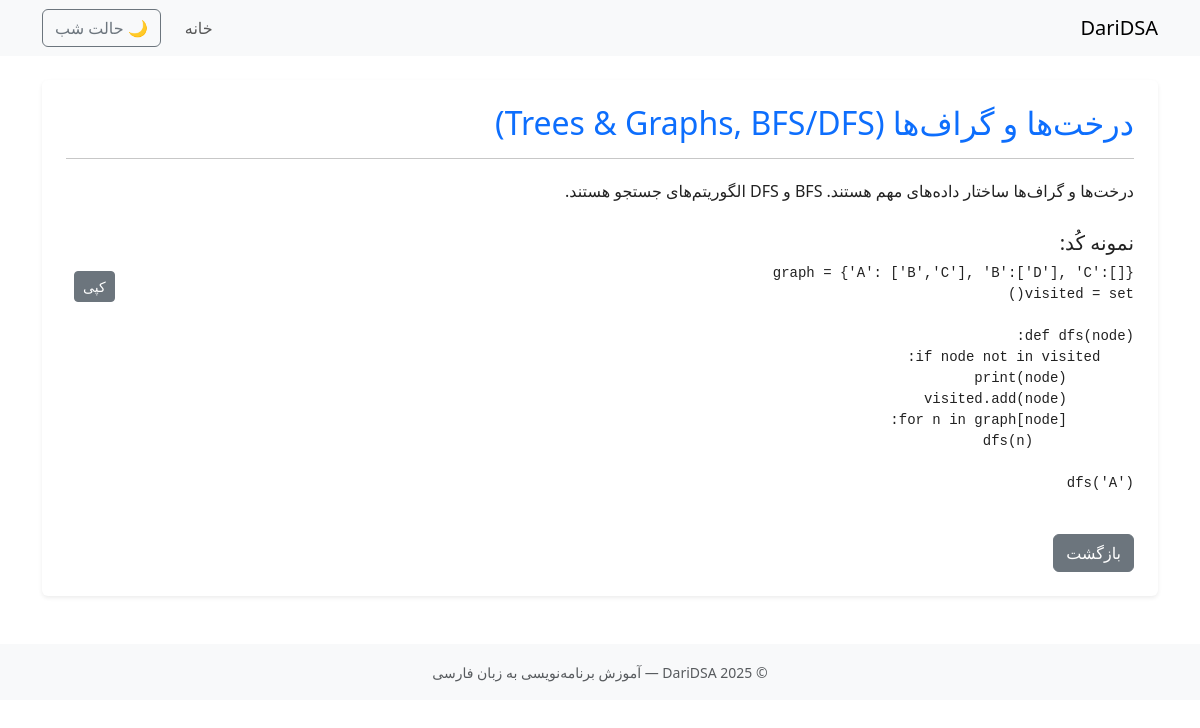
Screenshot of /trees-and-graphs/ with the database file from the repository.
### lessons/models.py (models this page shows, shortened)
class Lesson(models.Model):
    CATEGORY_CHOICES = [
        ('basics', 'مبانی'),
        ('data_structures', 'ساختارهای داده'),
        ('algorithms', 'الگوریتم‌ها'),
        ('interviews', 'مصاحبه‌ها'),
        ('other', 'سایر'),
    ]
    title = models.CharField("عنوان", max_length=200)
    slug = models.SlugField(unique=True, blank=True)
    content = models.TextField("توضیحات")
    code_snippet = models.TextField("کد نمونه", blank=True)
    image = models.ImageField("عکس (اختیاری)", upload_to='lessons/', blank=True, null=True)
    created_at = models.DateTimeField(default=timezone.now)
    category = models.CharField("دسته‌بندی", max_length=50, choices=CATEGORY_CHOICES, default='other')
    author = models.CharField("نویسنده", max_length=100, default='Rafi')
    class Meta:
        ordering = ['-created_at']
        verbose_name = "درس"
        verbose_name_plural = "درس‌ها"

### lessons/views.py (the view)
# urls.py: path('<slug:slug>/', views.lesson_detail, name='lesson_detail'),
def lesson_detail(request, slug):
    lesson = get_object_or_404(Lesson, slug=slug)
    return render(request, 'lessons/lesson_detail.html', {'lesson': lesson})

### templates/lessons/lesson_detail.html (shortened to what this page needs)
{% extends "base.html" %}
{% block content %}
<article class="shadow-sm p-4 bg-white rounded">
  <h2 class="text-primary">{{ lesson.title }}</h2>
  <hr />
  <div style="line-height: 2;">{{ lesson.content|safe }}</div>
  {% if lesson.code_snippet %}
  <h5 class="mt-4">نمونه کُد:</h5>
  <div class="position-relative">
    <button class="btn btn-sm btn-secondary position-absolute top-0 end-0 m-2" onclick="copyCode(this)">
      کپی
    </button>
    <pre><code class="language-python">{{ lesson.code_snippet }}</code></pre>
  </div>
  {% endif %}
  <a href="{% url 'lesson_list' %}" class="btn btn-secondary mt-4">بازگشت</a>
</article>
{% endblock %}

### static/css/styles.css (style rules this page uses)
:root { --bg-color: #ffffff; --text-color: #222222; --card-bg: #f8f9fa; --link-color: #0d6efd; --border-color: #e0e0e0; --nav-bg: #ffffff; --nav-text: #000000; --footer-bg: #f8f9fa; --btn-border: #0d6efd; }
body { background-color: var(--bg-color); color: var(--text-color); transition: all 0.3s ease-in-out; }
a { color: var(--link-color); text-decoration: none; }
h1, h2, h3, h4, h5, h6 { color: var(--text-color); }

### rows the page displays
Lesson: title "درخت‌ها و گراف‌ها (Trees & Graphs, BFS/DFS)", content "درخت‌ها و گراف‌ها ساختار داده‌های مهم هستند. BFS و DFS الگوریتم‌های جستجو هستند.", code_snippet "graph = {'A': ['B','C'], 'B':['D'], 'C':[]} visited = set() def dfs(node): if node not in visited: print(node) visited.add(node) for n in graph[node]: dfs(n) dfs('A')"
